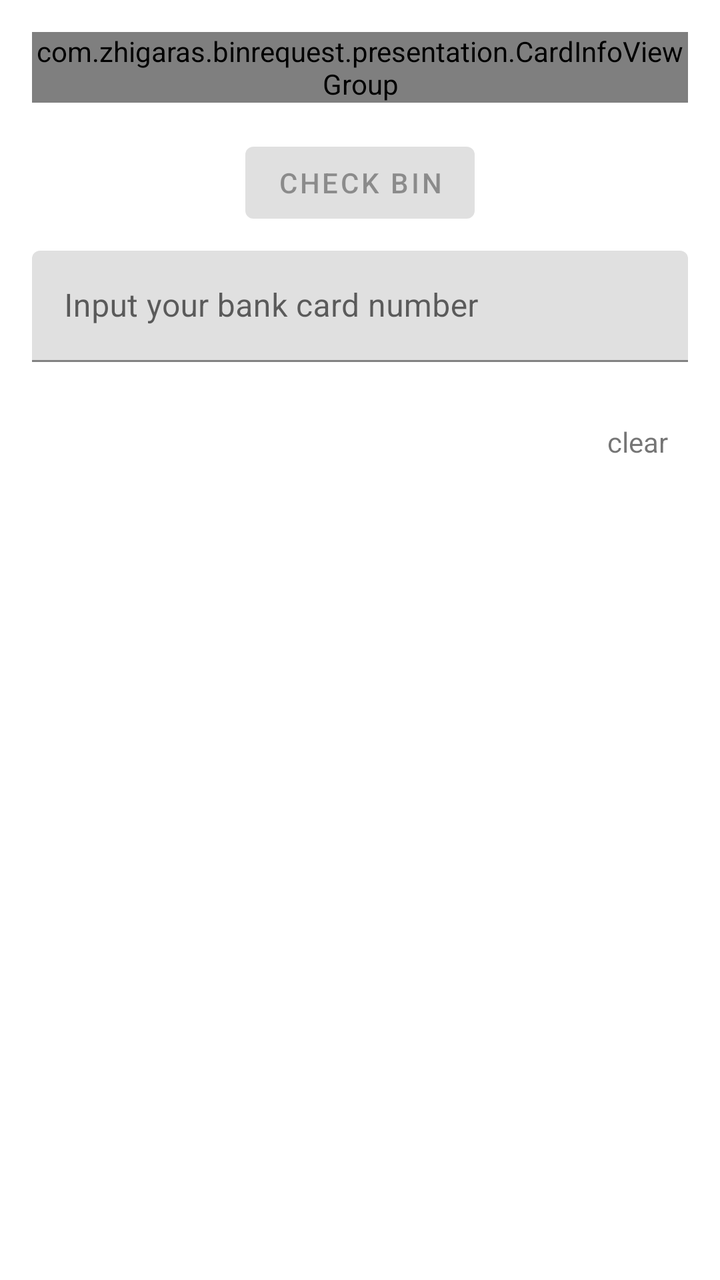
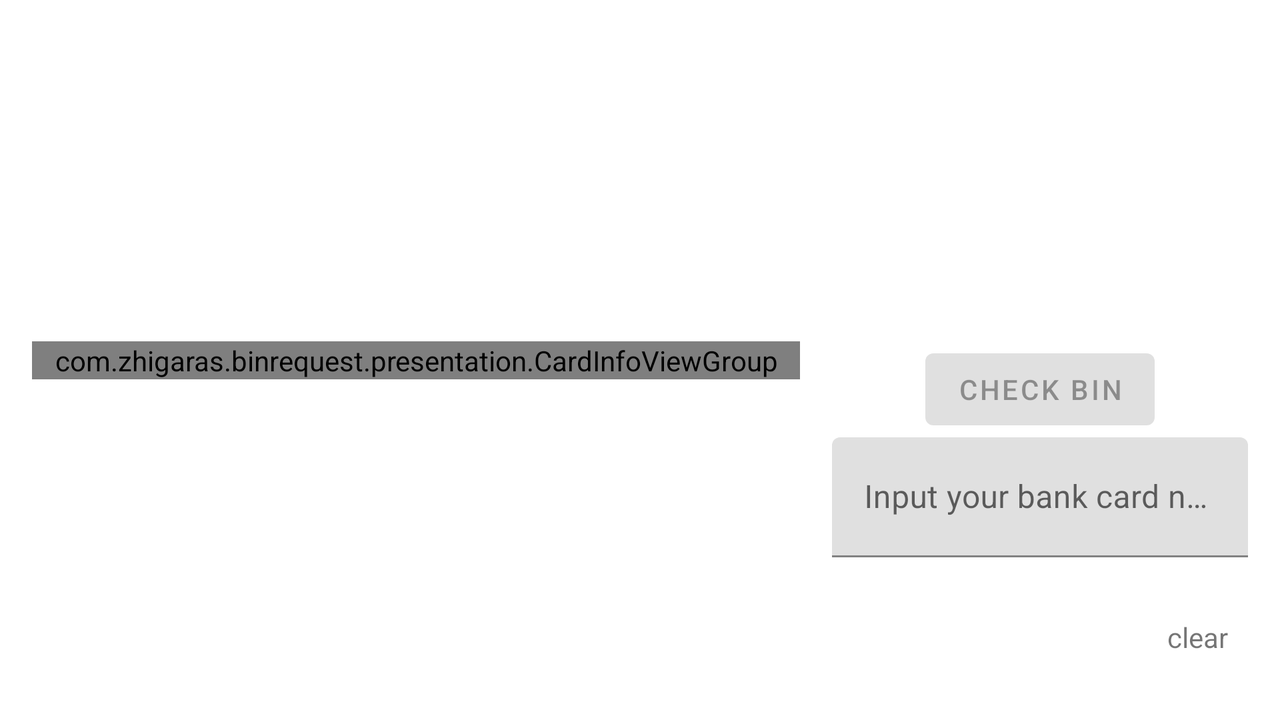

First picture: res/layout/ on a phone held upright. Second picture: the repository's own variant of that layout, on a device whose configuration matches the variant's folder. Source for both follows.
<!-- AndroidManifest.xml: application theme Theme.BinRequest -->
<!-- res/layout/fragment_main.xml -->
<?xml version="1.0" encoding="utf-8"?>
<androidx.constraintlayout.widget.ConstraintLayout xmlns:android="http://schemas.android.com/apk/res/android"
    xmlns:app="http://schemas.android.com/apk/res-auto"
    xmlns:tools="http://schemas.android.com/tools"
    android:id="@+id/main"
    android:layout_width="match_parent"
    android:layout_height="match_parent"
    tools:context=".presentation.MainFragment">

    <androidx.constraintlayout.widget.Guideline
        android:id="@+id/start_guideline"
        android:layout_width="wrap_content"
        android:layout_height="wrap_content"
        android:orientation="vertical"
        app:layout_constraintGuide_begin="16dp" />

    <androidx.constraintlayout.widget.Guideline
        android:id="@+id/end_guideline"
        android:layout_width="wrap_content"
        android:layout_height="wrap_content"
        android:orientation="vertical"
        app:layout_constraintGuide_end="16dp" />


    <com.zhigaras.binrequest.presentation.CardInfoViewGroup
        android:id="@+id/card_info_view_group"
        android:layout_width="0dp"
        android:layout_height="wrap_content"
        android:layout_marginTop="16dp"
        app:layout_constraintEnd_toEndOf="@id/end_guideline"
        app:layout_constraintStart_toStartOf="@id/start_guideline"
        app:layout_constraintTop_toTopOf="parent" />

    <com.google.android.material.textfield.TextInputLayout
        android:id="@+id/bin_input_layout"
        android:layout_width="0dp"
        android:layout_height="wrap_content"
        android:layout_marginTop="10dp"
        android:hint="@string/bin_input_hint"
        app:errorEnabled="true"
        app:layout_constraintEnd_toEndOf="@id/end_guideline"
        app:layout_constraintStart_toStartOf="@id/start_guideline"
        app:layout_constraintTop_toBottomOf="@+id/start_bin_search_button">

        <com.google.android.material.textfield.TextInputEditText
            android:id="@+id/bin_number_input"
            android:layout_width="match_parent"
            android:layout_height="match_parent"
            android:inputType="number" />

    </com.google.android.material.textfield.TextInputLayout>

    <androidx.recyclerview.widget.RecyclerView
        android:id="@+id/recycler_view"
        android:layout_width="0dp"
        android:layout_height="0dp"
        android:layout_marginBottom="16dp"
        android:orientation="vertical"
        app:layoutManager="androidx.recyclerview.widget.LinearLayoutManager"
        app:layout_constraintBottom_toBottomOf="parent"
        app:layout_constraintEnd_toStartOf="@+id/clear_text"
        app:layout_constraintStart_toStartOf="@id/start_guideline"
        app:layout_constraintTop_toBottomOf="@id/bin_input_layout"
        tools:listitem="@layout/search_request_item" />

    <Button
        android:id="@+id/start_bin_search_button"
        android:layout_width="wrap_content"
        android:layout_height="wrap_content"
        android:layout_marginVertical="16dp"
        android:enabled="false"
        android:text="@string/check_bin"
        app:layout_constraintEnd_toEndOf="parent"
        app:layout_constraintStart_toStartOf="parent"
        app:layout_constraintTop_toBottomOf="@+id/card_info_view_group" />

    <ProgressBar
        android:id="@+id/progress_bar"
        android:layout_width="wrap_content"
        android:layout_height="wrap_content"
        android:layout_margin="8dp"
        android:visibility="invisible"
        app:layout_constraintBottom_toBottomOf="@+id/start_bin_search_button"
        app:layout_constraintStart_toEndOf="@+id/start_bin_search_button"
        app:layout_constraintTop_toTopOf="@+id/start_bin_search_button" />

    <androidx.appcompat.widget.AppCompatTextView
        android:id="@+id/clear_text"
        android:layout_width="wrap_content"
        android:background="?android:attr/selectableItemBackground"
        android:layout_height="wrap_content"
        android:padding="10dp"
        android:text="@string/clear"
        app:layout_constraintEnd_toEndOf="@id/end_guideline"
        app:layout_constraintTop_toBottomOf="@id/bin_input_layout" />

</androidx.constraintlayout.widget.ConstraintLayout>
<!-- resources referenced by this layout -->
<resources>
  <string name="bin_input_hint">Input your bank card number</string>
  <string name="check_bin">Check BIN</string>
  <string name="clear">clear</string>
  <style name="Theme.BinRequest" parent="Theme.MaterialComponents.DayNight.NoActionBar">
          
          <item name="colorPrimary">@color/purple_500</item>
          <item name="colorPrimaryVariant">@color/purple_700</item>
          <item name="colorOnPrimary">@color/white</item>
          
          <item name="colorSecondary">@color/teal_200</item>
          <item name="colorSecondaryVariant">@color/teal_700</item>
          <item name="colorOnSecondary">@color/black</item>
          
          <item name="android:statusBarColor">?attr/colorPrimaryVariant</item>
          
      </style>
  <color name="purple_500">#FF6200EE</color>
  <color name="purple_700">#FF3700B3</color>
  <color name="white">#FFFFFFFF</color>
  <color name="teal_200">#FF03DAC5</color>
  <color name="teal_700">#FF018786</color>
  <color name="black">#FF000000</color>
</resources>
<!-- res/layout-land/fragment_main.xml (the repository's variant of the layout above) -->
<!-- drawn on the phone turned sideways -->
<?xml version="1.0" encoding="utf-8"?>
<androidx.constraintlayout.widget.ConstraintLayout xmlns:android="http://schemas.android.com/apk/res/android"
    xmlns:app="http://schemas.android.com/apk/res-auto"
    xmlns:tools="http://schemas.android.com/tools"
    android:id="@+id/main"
    android:layout_width="match_parent"
    android:layout_height="match_parent"
    tools:context=".presentation.MainFragment">

    <com.zhigaras.binrequest.presentation.CardInfoViewGroup
        android:id="@+id/card_info_view_group"
        android:layout_width="0dp"
        android:layout_height="wrap_content"
        android:layout_marginHorizontal="16dp"
        app:layout_constraintBottom_toBottomOf="parent"
        app:layout_constraintEnd_toEndOf="@id/guideline_center"
        app:layout_constraintStart_toStartOf="parent"
        app:layout_constraintTop_toTopOf="parent">

    </com.zhigaras.binrequest.presentation.CardInfoViewGroup>

    <androidx.constraintlayout.widget.Guideline
        android:id="@+id/guideline_center"
        android:layout_width="wrap_content"
        android:layout_height="wrap_content"
        android:orientation="vertical"
        app:layout_constraintGuide_percent=".65" />

    <androidx.constraintlayout.widget.Guideline
        android:id="@+id/guideline_end"
        android:layout_width="wrap_content"
        android:layout_height="wrap_content"
        android:orientation="vertical"
        app:layout_constraintGuide_end="16dp" />

    <com.google.android.material.textfield.TextInputLayout
        android:id="@+id/bin_input_layout"
        android:layout_width="0dp"
        android:layout_height="wrap_content"
        android:hint="@string/bin_input_hint"
        app:errorEnabled="true"
        app:layout_constraintEnd_toEndOf="@id/guideline_end"
        app:layout_constraintStart_toStartOf="@id/guideline_center"
        app:layout_constraintTop_toBottomOf="@+id/start_bin_search_button">

        <com.google.android.material.textfield.TextInputEditText
            android:id="@+id/bin_number_input"
            android:layout_width="match_parent"
            android:layout_height="60dp"
            android:inputType="number" />

    </com.google.android.material.textfield.TextInputLayout>

    <androidx.recyclerview.widget.RecyclerView
        android:id="@+id/recycler_view"
        android:layout_width="0dp"
        android:layout_height="0dp"
        android:layout_marginBottom="16dp"
        android:orientation="vertical"
        app:layoutManager="androidx.recyclerview.widget.LinearLayoutManager"
        app:layout_constraintBottom_toBottomOf="parent"
        app:layout_constraintEnd_toStartOf="@id/clear_text"
        app:layout_constraintStart_toStartOf="@id/guideline_center"
        app:layout_constraintTop_toBottomOf="@+id/bin_input_layout" />

    <Button
        android:id="@+id/start_bin_search_button"
        android:layout_width="wrap_content"
        android:layout_height="wrap_content"
        android:enabled="false"
        android:text="@string/check_bin"
        app:layout_constraintEnd_toEndOf="@id/guideline_end"
        app:layout_constraintStart_toStartOf="@+id/bin_input_layout"
        app:layout_constraintTop_toTopOf="@+id/card_info_view_group" />

    <ProgressBar
        android:id="@+id/progress_bar"
        android:layout_width="wrap_content"
        android:layout_height="wrap_content"
        android:layout_margin="8dp"
        android:visibility="invisible"
        app:layout_constraintBottom_toBottomOf="@+id/start_bin_search_button"
        app:layout_constraintEnd_toStartOf="@+id/guideline_end"
        app:layout_constraintStart_toEndOf="@+id/start_bin_search_button"
        app:layout_constraintTop_toTopOf="@+id/start_bin_search_button" />

    <androidx.appcompat.widget.AppCompatTextView
        android:id="@+id/clear_text"
        android:layout_width="wrap_content"
        android:layout_height="wrap_content"
        android:padding="10dp"
        android:text="@string/clear"
        app:layout_constraintEnd_toStartOf="@id/guideline_end"
        app:layout_constraintTop_toBottomOf="@id/bin_input_layout" />


</androidx.constraintlayout.widget.ConstraintLayout>
